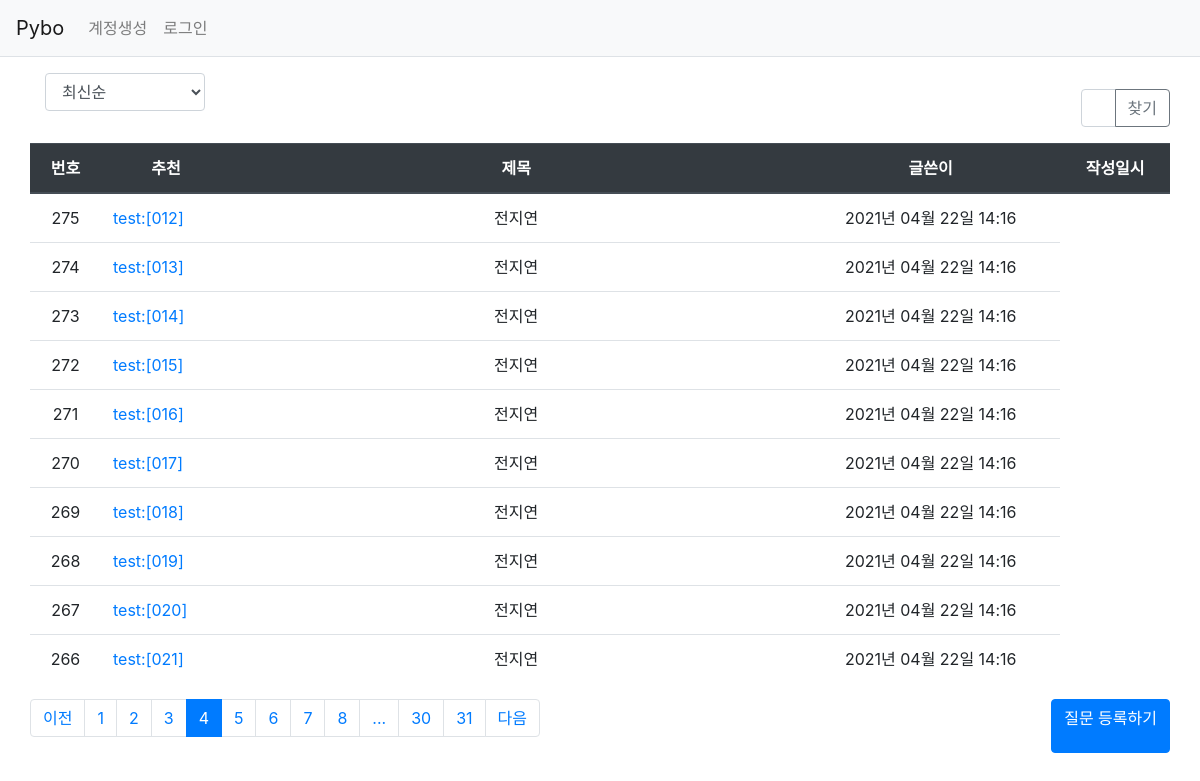
Screenshot of /question/list/?page=4 with the database file from the repository.
### pybo/models.py (models this page shows)
class Question(db.Model):
    id = db.Column(db.Integer, primary_key=True)
    subject = db.Column(db.String(200), nullable=False)
    content = db.Column(db.Text(), nullable=False)
    create_date = db.Column(db.DateTime(), nullable=False)
    user_id = db.Column(db.Integer, db.ForeignKey('user.id', ondelete='CASCADE'), nullable=False)
    user = db.relationship('User', backref=db.backref('question_set'))
    modify_date = db.Column(db.DateTime(), nullable=True) # 수정 날짜 확인
    voter = db.relationship('User', secondary=question_voter, backref=db.backref('question_voter_set'))

class User(db.Model):
    id = db.Column(db.Integer, primary_key=True)
    username = db.Column(db.String(150), unique=True, nullable=False)
    password = db.Column(db.String(200), nullable=False)
    email = db.Column(db.String(120), unique=True, nullable=False)

### pybo/views/question_views.py (the view, shortened to what this page needs)
@bp.route('/list/')
def _list():
    page = request.args.get('page', type=int, default=1)
    print('page',page)
    print('function _list')
    kw = request.args.get('kw', type=str, default='')
    so = request.args.get('so', type=str, default='recent')
    if so == 'recommend':
        sub_query = db.session.query(question_voter.c.question_id, func.count('*').label('num_voter')) \
            .group_by(question_voter.c.question_id).subquery()
        question_list = Question.query \
            .outerjoin(sub_query, Question.id == sub_query.c.question_id) \
            .order_by(sub_query.c.num_voter.desc(), Question.create_date.desc())
    elif so == 'popular':
        sub_query = db.session.query(Answer.question_id, func.count('*').label('num_answer')) \
            .group_by(Answer.question_id).subquery()
        question_list = Question.query \
            .outerjoin(sub_query, Question.id == sub_query.c.question_id) \
            .order_by(sub_query.c.num_answer.desc(), Question.create_date.desc())
    else:  # recent
        question_list = Question.query.order_by(Question.create_date.desc())
    question_list = question_list.paginate(page, per_page=10)
    return render_template('question/question_list.html', question_list=question_list, page=page, kw=kw, so=so)

### pybo/filter.py (called while the page is built)
def format_datetime(value, fmt='%Y년 %m월 %d일 %H:%M'):
    return value.strftime(fmt)

### pybo/views/auth_views.py (called while the page is built)
@bp.before_app_request
def load_logged_in_user():
    user_id = session.get('user_id')
    if user_id is None:
        g.user = None
    else:
        g.user = User.query.get(user_id)

### pybo/templates/question/question_list.html (shortened to what this page needs)
{% extends 'base.html' %}
{% block content %}
<div class="container my-3">
    <div class="row justify-content-between my-3">
        <div class="col-2">
            <select class="form-control so">
                <option value="recent" {% if so=='recent' %}selected{% endif %}>최신순</option>
            </select>
        </div>
    <div class="row justify-content-end my-3">
        <div class="col-4 input-group">
            <input type="text" class="form-control kw" value="{{ kw or '' }}">
            <div class="input-group-append">
                <button class="btn btn-outline-secondary" type="button" id="btn_search">찾기</button>
            </div>
        </div>
    </div>
    <table class="table">
        <thead>
            <tr class="text-center thead-dark">
            <th>번호</th>
            <th>추천</th>
            <th style="width:50%">제목</th>
            <th>글쓴이</th>
            <th>작성일시</th>
        </tr>
        </thead>
        <tbody>
        {% if question_list %}
        {% for question in question_list.items %}
        <tr class="text-center">
            <td>{{ question_list.total - ((question_list.page-1) * question_list.per_page) - loop.index0 }}</td>
            <td class="text-left">
                <a href="{{ url_for('question.detail', question_id=question.id) }}">{{ question.subject }}</a>
            </td>
            <td>{{ question.user.username }}</td>
            <td>{{ question.create_date|datetime }}</td>
        </tr>
        {% endfor %}
        {% else %}
        <tr>
            <td colspan="3">질문이 없습니다.</td>
        </tr>
        {% endif %}
        </tbody>
    </table>
    <ul class="pagination justify-content-center">
        {% if question_list.has_prev %}
        <li class="page-item">
            <a class="page-link" data-page="{{ question_list.prev_num }}" href="#">이전</a>
        </li>
        {% else %}
        <li class="page-item disabled">
            <a class="page-link" tabindex="-1" aria-disabled="true" href="#">이전</a>
        </li>
        {% endif %}
        {% for page_num in question_list.iter_pages() %}
            {% if page_num %}
                {% if page_num != question_list.page %}
                <li class="page-item">
                    <a class="page-link" data-page="{{ page_num }}" href="#">{{ page_num }}</a>
                </li>
                {% else %}
                <li class="page-item active" aria-current="page">
                    <a class="page-link" href="#">{{ page_num }}</a>
                </li>
                {% endif %}
           {% else %}
                <li class="disabled">
                    <a class="page-link" href="#">...</a>
                </li>
           {% endif %}
        {% endfor %}
        {% if question_list.has_next %}
        <li class="page-item">
            <a class="page-link" data-page="{{ question_list.next_num }}" href="#">다음</a>
        </li>
        {% else %}
        <li class="page-item disabled">
            <a class="page-link" tabindex="-1" aria-disabled="true" href="#">다음</a>
        </li>
        {% endif %}
    </ul>
    <a href="{{ url_for('question.create') }}" class="btn btn-primary">질문 등록하기</a>
</div>
{% endblock %}

### rows the page displays
Question: total "275", subject "test:[012]", user.username "전지연", create_date "2021년 04월 22일 14:16"
Question: total "274", subject "test:[013]", user.username "전지연", create_date "2021년 04월 22일 14:16"
Question: total "273", subject "test:[014]", user.username "전지연", create_date "2021년 04월 22일 14:16"
Question: total "272", subject "test:[015]", user.username "전지연", create_date "2021년 04월 22일 14:16"
Question: total "271", subject "test:[016]", user.username "전지연", create_date "2021년 04월 22일 14:16"
Question: total "270", subject "test:[017]", user.username "전지연", create_date "2021년 04월 22일 14:16"
Question: total "269", subject "test:[018]", user.username "전지연", create_date "2021년 04월 22일 14:16"
Question: total "268", subject "test:[019]", user.username "전지연", create_date "2021년 04월 22일 14:16"
Question: total "267", subject "test:[020]", user.username "전지연", create_date "2021년 04월 22일 14:16"
Question: total "266", subject "test:[021]", user.username "전지연", create_date "2021년 04월 22일 14:16"

### other values shown
{{ page_num }} "1" "2" "3" "5" "6" "7" "8" "30" "31"
{{ page_num }} "4"
